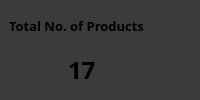
                <widget class="QWidget" name="widget_3" native="true">
                 <property name="minimumSize">
                  <size>
                   <width>170</width>
                   <height>90</height>
                  </size>
                 </property>
                 <property name="styleSheet">
                  <string notr="true">background-color: #3B3B3B;
border-radius:10px;
</string>
                 </property>
                 <layout class="QVBoxLayout" name="verticalLayout_35">
                  <property name="leftMargin">
                   <number>0</number>
                  </property>
                  <property name="topMargin">
                   <number>0</number>
                  </property>
                  <property name="bottomMargin">
                   <number>9</number>
                  </property>
                  <item>
                   <widget class="QWidget" name="widget_18" native="true">
                    <property name="minimumSize">
                     <size>
                      <width>0</width>
                      <height>25</height>
                     </size>
                    </property>
                    <layout class="QVBoxLayout" name="verticalLayout_36">
                     <property name="bottomMargin">
                      <number>0</number>
                     </property>
                     <item>
                      <widget class="QLabel" name="label_23">
                       <property name="font">
                        <font>
                         <family>Poppins SemiBold</family>
                         <pointsize>10</pointsize>
                         <bold>true</bold>
                        </font>
                       </property>
                       <property name="text">
                        <string>Total No. of Products</string>
                       </property>
                      </widget>
                     </item>
                    </layout>
                   </widget>
                  </item>
                  <item>
                   <widget class="QWidget" name="widget_75" native="true">
                    <property name="minimumSize">
                     <size>
                      <width>0</width>
                      <height>25</height>
                     </size>
                    </property>
                    <layout class="QHBoxLayout" name="horizontalLayout_32">
                     <property name="leftMargin">
                      <number>12</number>
                     </property>
                     <property name="topMargin">
                      <number>0</number>
                     </property>
                     <property name="rightMargin">
                      <number>0</number>
                     </property>
                     <property name="bottomMargin">
                      <number>0</number>
                     </property>
                     <item>
                      <widget class="QPushButton" name="pushButton_4">
                       <property name="minimumSize">
                        <size>
                         <width>30</width>
                         <height>30</height>
                        </size>
                       </property>
                       <property name="maximumSize">
                        <size>
                         <width>50</width>
                         <height>16777215</height>
                        </size>
                       </property>
                       <property name="text">
                        <string/>
                       </property>
                       <property name="icon">
                        <iconset>
                         <normaloff>:/iCons/icons/coffee-cup4.png</normaloff>:/iCons/icons/coffee-cup4.png</iconset>
                       </property>
                       <property name="iconSize">
                        <size>
                         <width>40</width>
                         <height>50</height>
                        </size>
                       </property>
                       <property name="checkable">
                        <bool>true</bool>
                       </property>
                      </widget>
                     </item>
                     <item>
                      <widget class="QLabel" name="DashTotalProducts">
                       <property name="font">
                        <font>
                         <family>Poppins Black</family>
                         <pointsize>18</pointsize>
                         <bold>true</bold>
                        </font>
                       </property>
                       <property name="text">
                        <string>17</string>
                       </property>
                      </widget>
                     </item>
                    </layout>
                   </widget>
                  </item>
                 </layout>
                </widget>
